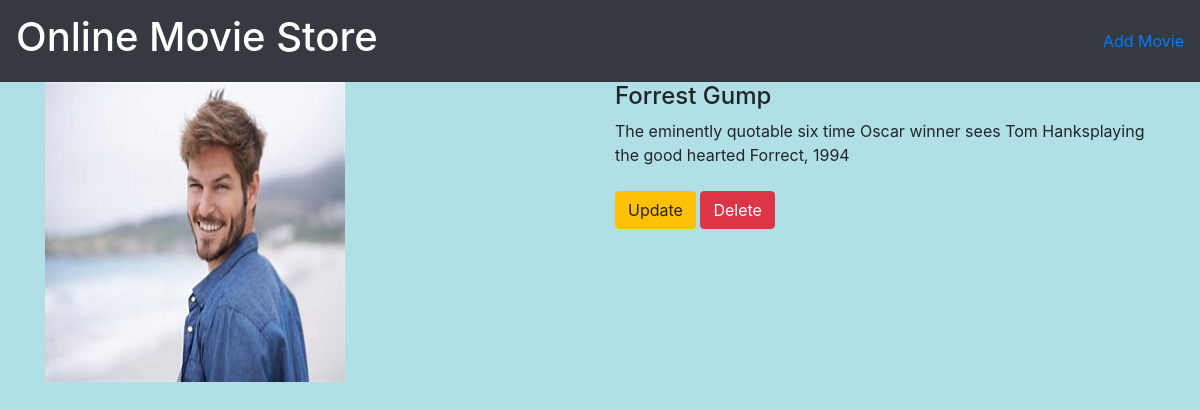
The app's page /movie/4/ with its own data.
### movieapp/models.py (models this page shows, shortened)
class Movie(models.Model):
    name=models.CharField(max_length=250)
    desc=models.TextField()
    year=models.IntegerField()
    img=models.ImageField(upload_to='gellery')

### movieapp/views.py (the view)
# urls.py: path('movie/<int:movie_id>/',views.details,name='details'),
def details(request,movie_id):
    movie=Movie.objects.get(id=movie_id)
    return render(request,'details.html',{'movie':movie})

### templates/details.html
{% extends 'base.html' %}
{% block body %}
<div class="container">
        <div class="row">
                <div class="col-md-6">
                        <img src="{{movie.img.url}}" width="300" height="300">
                </div>
                <div class="col-md-6">
                        <h4> {{movie.name}}</h4>
                        </h6>{{movie.desc}}
                        {{movie.year}}</h6>
                        <br><br>
                        <a class="btn btn-warning" href="{% url 'movieapp:update' movie.id%}">Update</a>
                        <a class="btn btn-danger" href="{% url 'movieapp:delete' movie.id%}">Delete</a>
                </div>
        </div>
</div>
{% endblock %}

### static/styles.css (style rules this page uses)
body { background-color: powderblue; }

### records on screen
Movie: img (picture), name "Forrest Gump", desc "The eminently quotable six time Oscar winner sees Tom Hanksplaying the good hearted Forrect,", year "1994"
